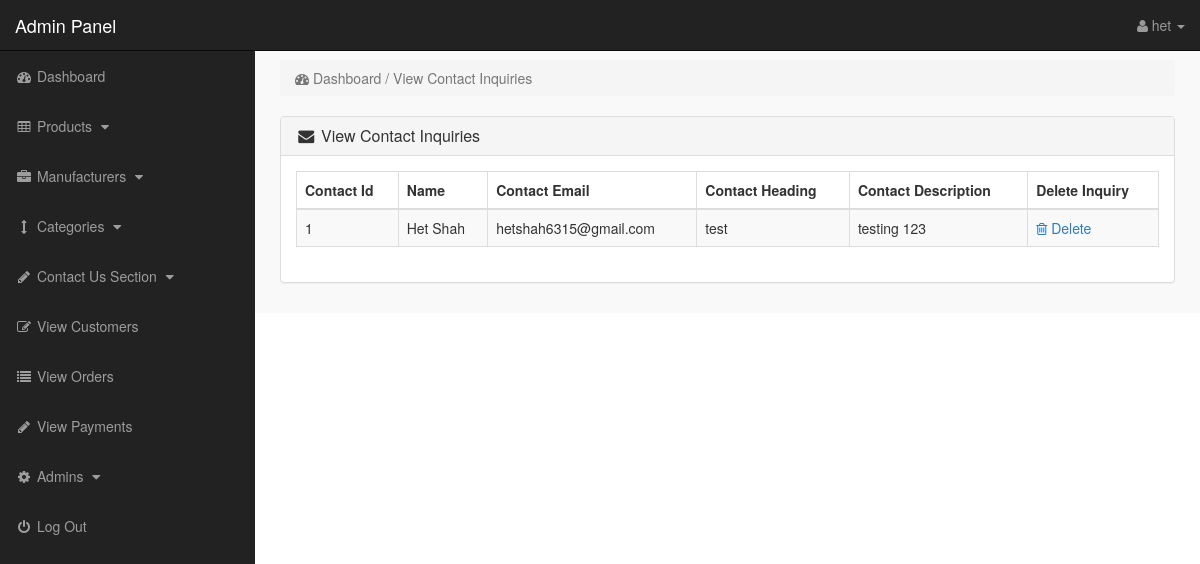
Before: /admin/index.php?view_enquiry (signed in) with the older database file.
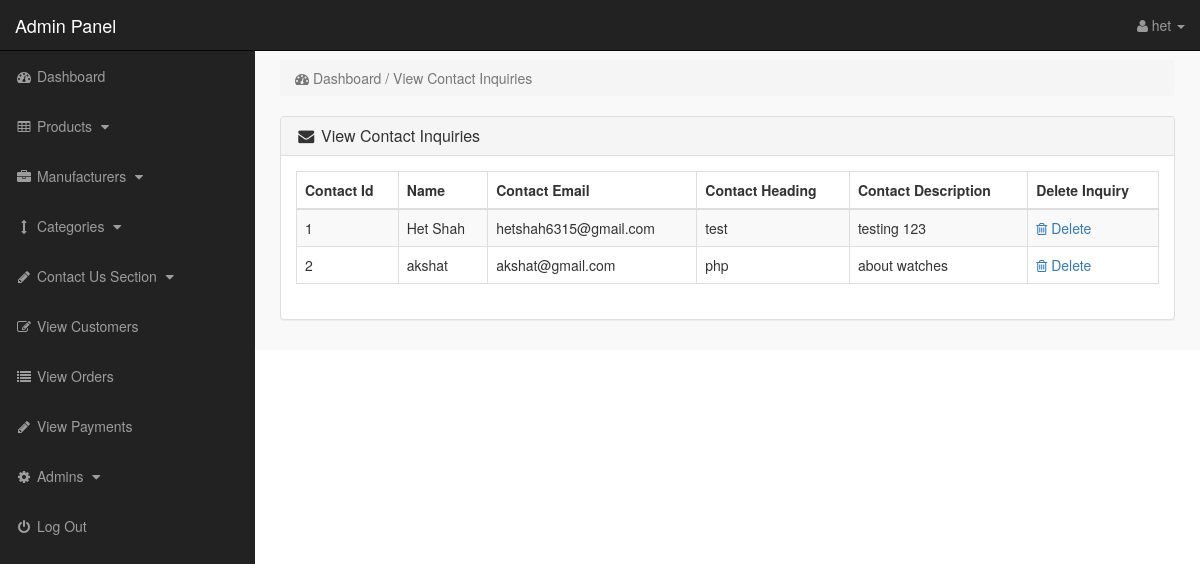
After: the same page with the newer database file.
### tables this page shows
CREATE TABLE `contact_us` (
  `contact_id` int(10) NOT NULL,
  `name` varchar(255) NOT NULL,
  `contact_email` text NOT NULL,
  `contact_heading` text NOT NULL,
  `contact_desc` text NOT NULL
);

### admin/view_enquiry.php (the view, shortened to what this page needs)
<?php
if (!isset($_SESSION['admin_email'])) {
    echo "<script>window.open('login.php','_self')</script>";
} else {
?>
    <div class="row">
        <div class="col-lg-12">
            <ol class="breadcrumb">
                <li class="active">
                    <i class="fa fa-dashboard"></i> Dashboard / View Contact Inquiries
                </li>
            </ol>
        </div>
    </div>
    <div class="row">
        <div class="col-lg-12">
            <div class="panel panel-default">
                <div class="panel-heading">
                    <h3 class="panel-title">
                        <i class="fa fa-envelope fa-fw"></i> View Contact Inquiries
                    </h3>
                </div>
                <div class="panel-body">
                    <div class="table-responsive">
                        <table class="table table-bordered table-hover table-striped">
                            <thead>
                                <tr>
                                    <th>Contact Id</th>
                                    <th>Name</th>
                                    <th>Contact Email</th>
                                    <th>Contact Heading</th>
                                    <th>Contact Description</th>
                                    <th>Delete Inquiry</th>
                                </tr>
                            </thead>
                            <tbody>
                                <?php
                                $get_contacts = "SELECT * FROM contact_us";
                                $run_contacts = mysqli_query($con, $get_contacts);
                                while ($row_contacts = mysqli_fetch_array($run_contacts)) {
                                    $contact_id = $row_contacts['contact_id'];
                                    $contact_name = $row_contacts['name'];
                                    $contact_email = $row_contacts['contact_email'];
                                    $contact_heading = $row_contacts['contact_heading'];
                                    $contact_desc = $row_contacts['contact_desc'];
                                ?>
                                    <tr>
                                        <td> <?php echo $contact_id; ?> </td>
                                        <td> <?php echo $contact_name; ?> </td>
                                        <td> <?php echo $contact_email; ?> </td>
                                        <td> <?php echo $contact_heading; ?> </td>
                                        <td> <?php echo $contact_desc; ?> </td>
                                        <td>
                                            <a href="index.php?delete_contact=<?php echo $contact_id; ?>">
                                                <i class="fa fa-trash-o"> </i> Delete
                                            </a>
                                        </td>
                                    </tr>
                                <?php } ?>
                            </tbody>
                        </table>
                    </div>
                </div>
            </div>
        </div>
    </div>
<?php
}
?>

Changed rows visible on the page:
added contact_us: contact_id "2", name "akshat", contact_email "akshat@gmail.com", contact_heading "php", contact_desc "about watches"
